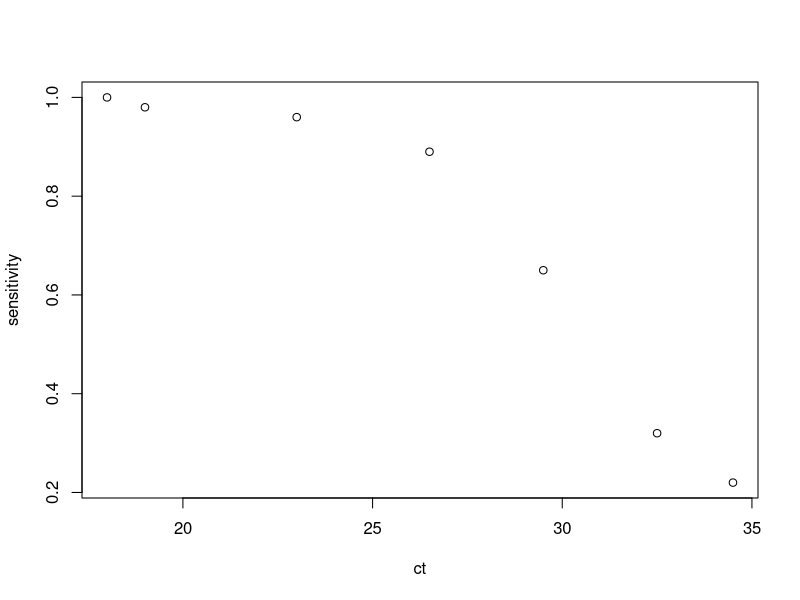
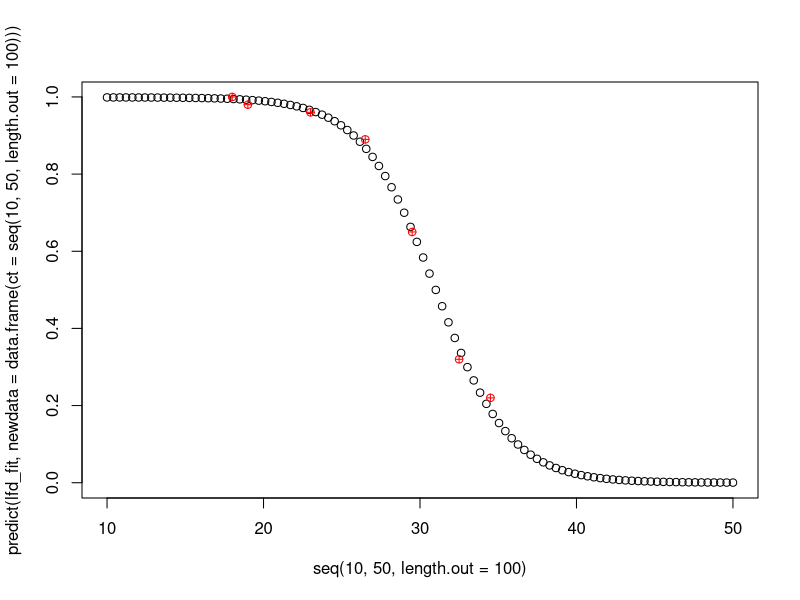

These figures' R source, in order: (Note: this script raises an error after producing the figures.)
## ---- chunk 1
library(dplyr)
d <- tribble(
	~ct, ~sensitivity,
	18.0, 1,
	19.0, 0.98,
	23.0, 0.96,
	26.5, 0.89,
	29.5, 0.65,
	32.5, 0.32,
	34.5, 0.22,
)
plot(d)
## ---- chunk 2
lfd_fit <- nls(sensitivity ~ SSlogis(ct, Asym, xmid, scal), data = d)
summary(lfd_fit)
plot(seq(10, 50, length.out = 100), 
      predict(lfd_fit, newdata = data.frame(ct = seq(10, 50, length.out = 100))))
points(d, col="red", pch=10)
## ---- chunk 3
lfd_fit <- summary(lfd_fit)
save(lfd_fit, file="../data/lfd_fit.rdata")
